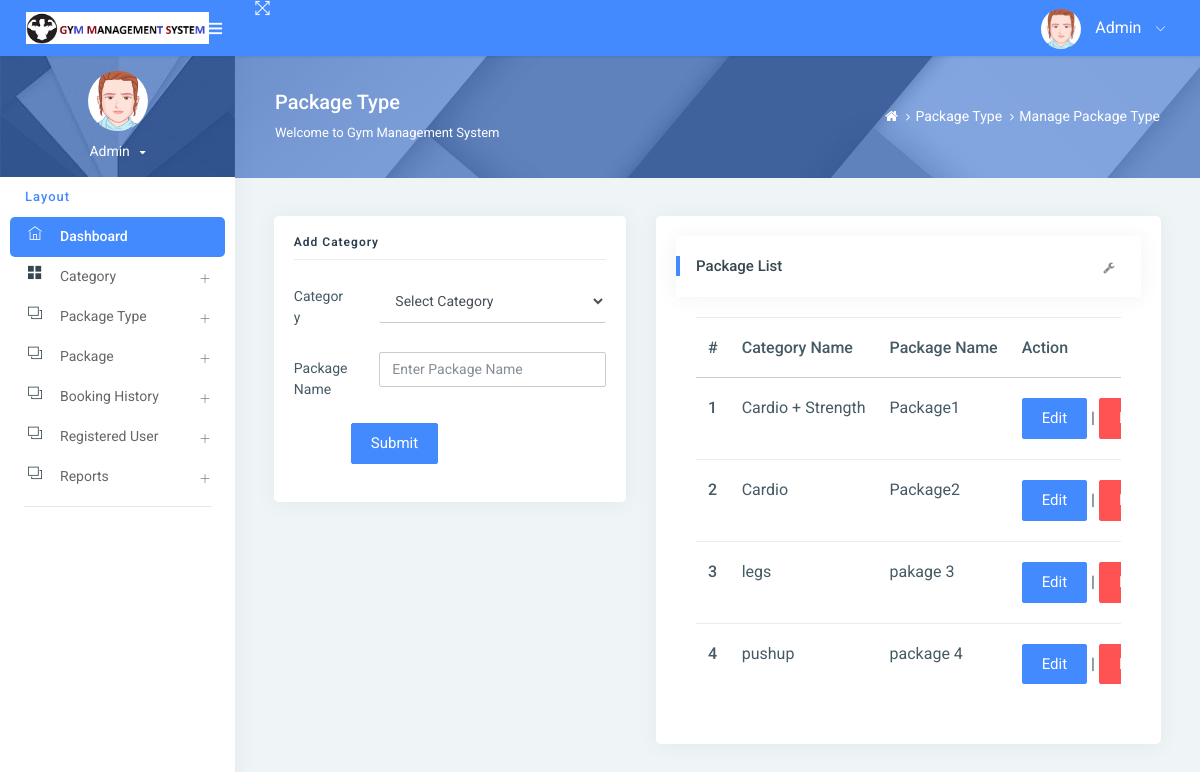
/managePackageType/ (signed in), run on the app's committed database.
### gym/models.py (models this page shows, shortened)
class Packagetype(models.Model):
    category = models.ForeignKey(Category, on_delete=models.CASCADE, null=True)
    packagename = models.CharField(max_length=200, null=True)
    creationdate = models.DateTimeField(auto_now_add=True)

class Category(models.Model):
    categoryname = models.CharField(max_length=200, null=True)
    status = models.CharField(max_length=300, null=True)
    creationdate = models.DateTimeField(auto_now_add=True)

### gym/views.py (the view)
# urls.py: path('managePackageType/', managePackageType, name='managePackageType'),
def managePackageType(request):
    if not request.user.is_authenticated:
        return redirect("admin_login")
    package = Packagetype.objects.all()
    category = Category.objects.all()
    try:
        if request.method == "POST":
            cid = request.POST["category"]
            categoryid = Category.objects.get(id=cid)
            packagename = request.POST["packagename"]
            try:
                Packagetype.objects.create(category=categoryid, packagename=packagename)
                error = "no"
            except:
                error = "yes"
    except:
        pass
    return render(request, "admin/managePackageType.html", locals())

### gym/templates/admin/managePackageType.html (shortened to what this page needs)
{% extends 'admin_base.html' %}
{% load static %}
{% block main %}
<div class="page-header">
    <div class="page-block">
        <div class="row align-items-center">
            <div class="col-md-8">
                <div class="page-header-title">
                    <h5 class="m-b-10">Package Type</h5>
                    <p class="m-b-0">Welcome to Gym Management System</p>
                </div>
            </div>
            <div class="col-md-4">
                <ul class="breadcrumb-title">
                    <li class="breadcrumb-item">
                        <a href="{% url 'admin_home' %}"> <i class="fa fa-home"></i> </a>
                    </li>
                    <li class="breadcrumb-item"><a href="">Package Type</a>
                    </li>
                    <li class="breadcrumb-item"><a href="">Manage Package Type</a>
                    </li>
                </ul>
            </div>
        </div>
    </div>
</div>
<div class="pcoded-inner-content">
    <div class="main-body">
        <div class="page-wrapper">
            <div class="page-body">
                <div class="row">
                    <div class="col-sm-5">
                        <div class="card">
                            <div class="card-block">
                                <h4 class="sub-title">Add Category</h4>
                                <form method="post">
                                    <div class="form-group row">
                                        <label class="col-sm-3 col-form-label">Category</label>
                                        <div class="col-sm-9">
                                            <select name="category" class="form-control" required>
                                                <option value="">Select Category</option>
                                            </select>
                                        </div>
                                    </div>
                                    <div class="form-group row">
                                        <label class="col-sm-3 col-form-label">Package Name</label>
                                        <div class="col-sm-9">
                                            <input type="text" name="packagename" placeholder="Enter Package Name"
                                                   class="form-control" required>
                                        </div>
                                    </div>
                                    <div class="form-group row">
                                        <label class="col-sm-2 col-form-label"></label>
                                        <div class="col-sm-10">
                                            <input type="submit" class="btn btn-primary" value="Submit">
                                        </div>
                                    </div>
                                </form>
                            </div>
                        </div>
                    </div>
                    <div class="col-md-7">
                        <div class="card">
                            <div class="card-block">
                                <div class="card-header">
                                    <h5>Package List</h5>
                                    <div class="card-header-right">
                                        <ul class="list-unstyled card-option">
                                            <li><i class="fa fa fa-wrench open-card-option"></i></li>
                                        </ul>
                                    </div>
                                </div>
                                <div class="card-block table-border-style">
                                    <div class="table-responsive">
                                        <table class="table">
                                            <thead>
                                            <tr>
                                                <th>#</th>
                                                <th>Category Name</th>
                                                <th>Package Name</th>
                                                <th>Action</th>
                                            </tr>
                                            </thead>
                                            <tbody>
                                            {% for i in package %}
                                            <tr>
                                                <th scope="row">{{forloop.counter}}</th>
                                                <td>{{i.category.categoryname}}</td>
                                                <td>{{i.packagename}}</td>
                                                <td><a href="{% url 'editPackageType' i.id %}"
                                                       class="btn btn-primary">Edit</a> |
                                                    <a href="{% url 'deletePackageType' i.id %}"
                                                       onclick="return confirm('Are you sure to Delete')"
                                                       class="btn btn-danger">Delete</a></td>
                                            </tr>
                                            {% endfor %}
                                            </tbody>
                                        </table>
                                    </div>
                                </div>
                            </div>
                        </div>
                    </div>
                </div>
            </div>
        </div>
    </div>
</div>
{% endblock %}

### data on the page
Packagetype: category.categoryname "Cardio + Strength", packagename "Package1"
Packagetype: category.categoryname "Cardio", packagename "Package2"
Packagetype: category.categoryname "legs", packagename "pakage 3"
Packagetype: category.categoryname "pushup", packagename "package 4"
